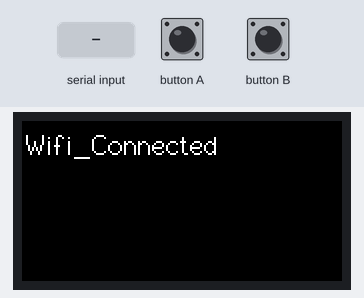
Recording of a sketch running on a simulated ESP32. Shown: 160×80 colour display. The test bench sets the inputs (shaded band). WiFi joins after 1.5 s; servers stay silent unless stated; web services answer with replies made up by the test bench; what the sketch prints to the serial monitor is not drawn.

Above: at 4.1 s.
4.2 s: "1\n" received over the second serial link
At 6.0 s:
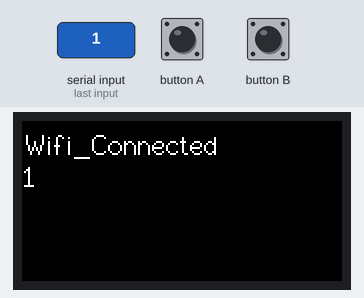
6.4 s: "2\n" received over the second serial link
At 8.2 s:
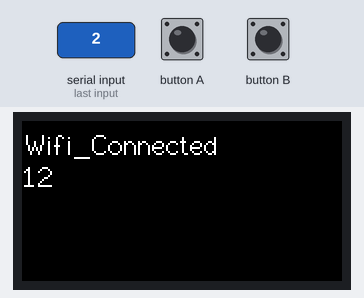
9.1 s: "3\n" received over the second serial link
At 11.5 s:
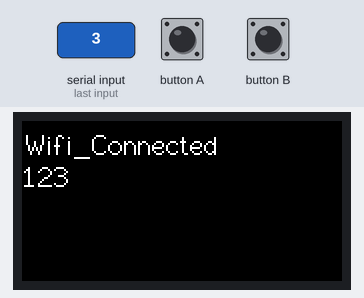
Timing chart, 0 to 13.0 s (numbered marks = the images above; inputs shaded):
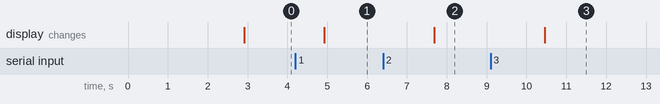

The sketch:

LabCam_for_M5stickC.ino
```cpp
//This code is for M5StickC of LabCam with reference to the article by no研@nnn112358.
//https://qiita.com/nnn112358/items/5efd926fea20cd6c2c43
//Special thanks to ano研 @nnn112358.


#include <M5StickC.h>
#include <WiFi.h>
#include <ssl_client.h>
#include <WiFiClientSecure.h>

const char* ssid = "YOUR_WIFI_SSID";   //INPUT your wifi ssid
const char* passwd = "YOUR_WIFI_PASSWORD";  //INPUT your wifi password
const char* token = "YOUR_LINE_NOTIFY_TOKEN";  //INPUT your LINE notify token
const char* host = "notify-api.line.me";

HardwareSerial serial_ext(2);

void setup_wifi() ;
void setup() {
  M5.begin();
  setup_wifi();
  send("WIFI connected");
  M5.Lcd.setRotation(1);
  M5.Lcd.setCursor(2, 4, 2);
  M5.Lcd.println("Wifi_Connected");
  serial_ext.begin(115200, SERIAL_8N1, 32, 33);
}

void loop() {
  M5.update();
  delay(500);
  if (serial_ext.available()>0) {
    String str = serial_ext.readStringUntil('\n');
    int data = str.toInt();
    Serial.print("data:");
    Serial.write(data);
    if (data == 1) {
    M5.Lcd.print('1');
    send("画像1が現れた。");  // 画像1認識時のメッセージを書く.
  } else if (data == 2) {
    M5.Lcd.print('2');
    send("画像2が現れた。");  // 画像2認識時のメッセージを書く.
  } else if (data == 3) {
    M5.Lcd.print('3');
    send("画像3が現れた。");  // 画像3認識時のメッセージを書く.
    }
  }
  vTaskDelay(1000 / portTICK_RATE_MS);
}


 /* Wifiに接続する */
void setup_wifi() {
  // We start by connecting to a WiFi network
  Serial.println();
  Serial.print("Connecting to ");
  Serial.println(ssid);
  WiFi.begin(ssid, passwd);
  while (WiFi.status() != WL_CONNECTED) {
    delay(500);
    Serial.print(".");
  }
  Serial.println("");
  Serial.println("WiFi connected");
  Serial.println("IP address: ");
  Serial.println(WiFi.localIP());
}


 /* LINE Notifyに送る */
void send(String message) {
  WiFiClientSecure client;
  Serial.println("Try");
  //LineのAPIサーバに接続
  if (!client.connect(host, 443)) {
    Serial.println("Connection failed");
    return;
  }
  Serial.println("Connected");
  //リクエストを送信
  String query = String("message=") + message;
  String request = String("") +
               "POST /api/notify HTTP/1.1\r\n" +
               "Host: " + host + "\r\n" +
               "Authorization: Bearer " + token + "\r\n" +
               "Content-Length: " + String(query.length()) +  "\r\n" +
               "Content-Type: application/x-www-form-urlencoded\r\n\r\n" +
                query + "\r\n";
  client.print(request);

  //受信終了まで待つ
  while (client.connected()) {
    String line = client.readStringUntil('\n');
    Serial.println(line);
    if (line == "\r") {
      break;
    }
  }

  String line = client.readStringUntil('\n');
  Serial.println(line);
}
```

Measured:
- after the input at 4.2 s, the display: changes after 0.72 s (image 1)
- after the input at 6.4 s, the display: changes after 1.3 s (image 2)
- after the input at 9.1 s, the display: changes after 1.4 s (image 3)
